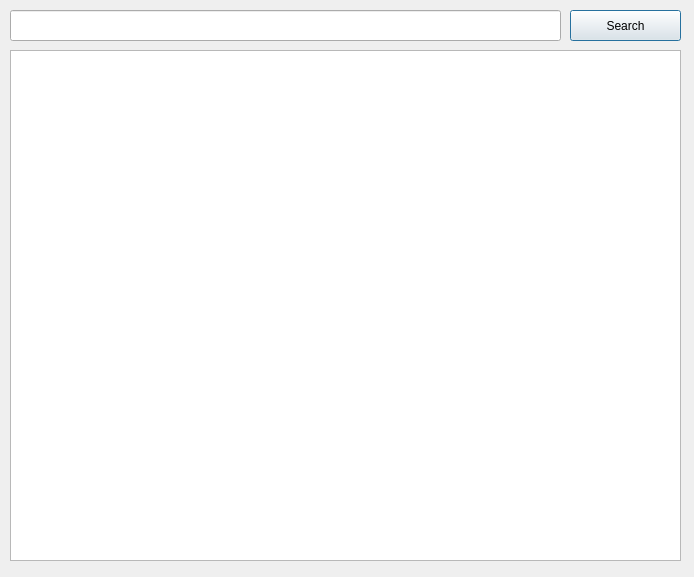
<?xml version="1.0" encoding="UTF-8"?>
<ui version="4.0">
 <class>Dialog</class>
 <widget class="QDialog" name="Dialog">
  <property name="geometry">
   <rect>
    <x>0</x>
    <y>0</y>
    <width>694</width>
    <height>577</height>
   </rect>
  </property>
  <property name="windowTitle">
   <string>Dialog</string>
  </property>
  <widget class="QPushButton" name="search_btn">
   <property name="geometry">
    <rect>
     <x>570</x>
     <y>10</y>
     <width>111</width>
     <height>31</height>
    </rect>
   </property>
   <property name="text">
    <string>Search</string>
   </property>
  </widget>
  <widget class="QLineEdit" name="query_input">
   <property name="geometry">
    <rect>
     <x>10</x>
     <y>10</y>
     <width>551</width>
     <height>31</height>
    </rect>
   </property>
   <property name="font">
    <font>
     <pointsize>11</pointsize>
    </font>
   </property>
  </widget>
  <widget class="QListView" name="listView">
   <property name="geometry">
    <rect>
     <x>10</x>
     <y>50</y>
     <width>671</width>
     <height>511</height>
    </rect>
   </property>
  </widget>
 </widget>
 <resources/>
 <connections/>
</ui>
